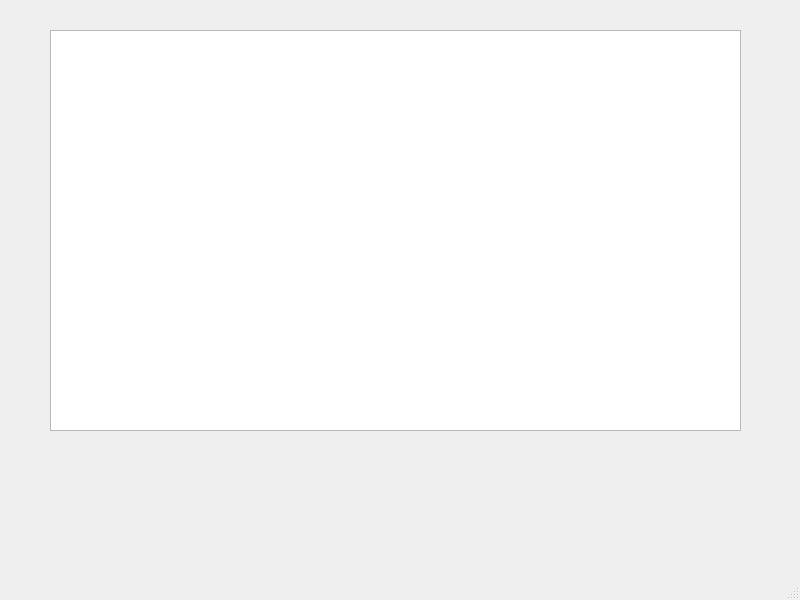
<?xml version="1.0" encoding="UTF-8"?>
<ui version="4.0">
 <class>MainWindow</class>
 <widget class="QMainWindow" name="MainWindow">
  <property name="geometry">
   <rect>
    <x>0</x>
    <y>0</y>
    <width>800</width>
    <height>600</height>
   </rect>
  </property>
  <property name="windowTitle">
   <string>MainWindow</string>
  </property>
  <widget class="QWidget" name="centralwidget">
   <widget class="DataVisualization" name="graphicsView">
    <property name="geometry">
     <rect>
      <x>50</x>
      <y>30</y>
      <width>691</width>
      <height>401</height>
     </rect>
    </property>
   </widget>
  </widget>
  <widget class="QMenuBar" name="menubar">
   <property name="geometry">
    <rect>
     <x>0</x>
     <y>0</y>
     <width>800</width>
     <height>22</height>
    </rect>
   </property>
  </widget>
  <widget class="QStatusBar" name="statusbar"/>
 </widget>
 <customwidgets>
  <customwidget>
   <class>DataVisualization</class>
   <extends>QGraphicsView</extends>
   <header location="global">datavisualization.h</header>
  </customwidget>
 </customwidgets>
 <resources/>
 <connections/>
</ui>
